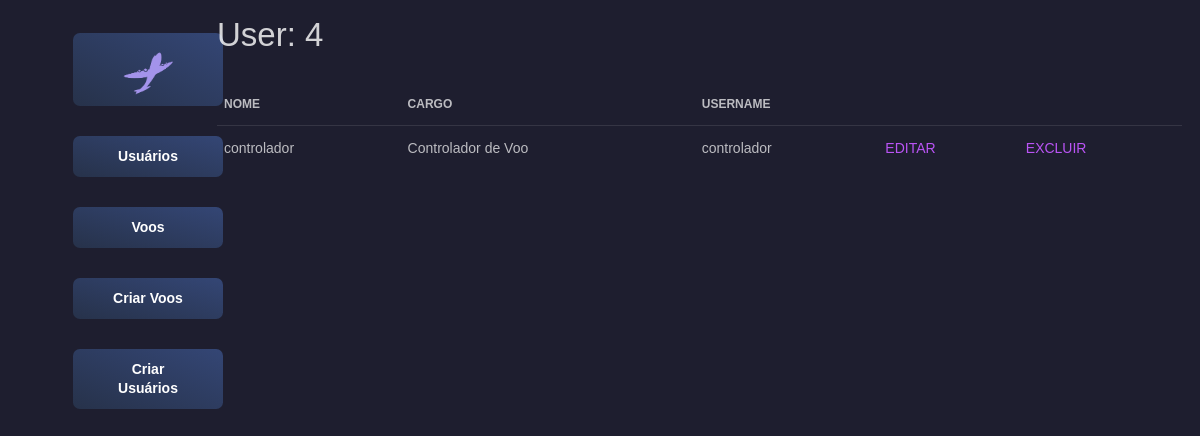
The app's page /flightmanagement/user/4, older data.
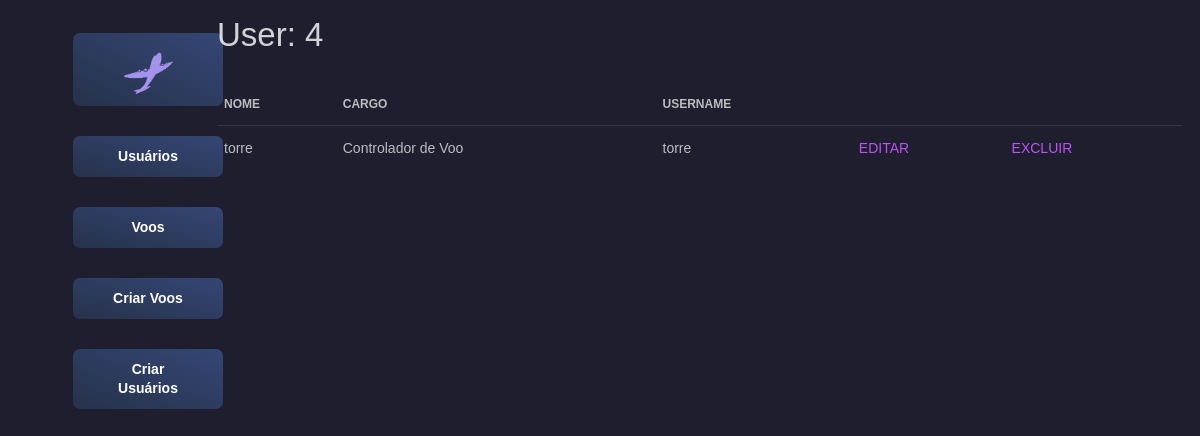
The same page, newer data.
### flight_management/models.py (models this page shows, shortened)
class User(models.Model):
    id = models.BigAutoField(primary_key=True)
    tx_name = models.CharField(max_length=42)
    nm_role = models.CharField(max_length=24, choices=Role.choices)
    tx_username = models.CharField(max_length=42)
    tx_hash_key = models.CharField(max_length=64)
    class Meta:
        db_table = 'user'

### flight_management/views.py (the view)
# urls.py: path('user/<int:pk>', views.UserDetailView.as_view(), name='user-detail'),
class UserDetailView(generic.DetailView):
    model = User

### flight_management/template/flight_management/user_detail.html (shortened to what this page needs)
{% extends "base_generic.html" %}
{% block content %}
<h1>User: {{ user.id }} </h1>
<table class="table">
    <thead>
        <tr>
            <th>Nome</th>
            <th>Cargo</th>
            <th>Username</th>
            <th></th>
            <th></th>
        </tr>
    </thead>
    <tbody>
            <tr>
                <td>{{user.tx_name}}</td>
                <td>{{user.nm_role}}</td>
                <td>{{user.tx_username}}</td>
                <td>
                    <a href="{% url 'user-update' user.id %}">EDITAR</a>
                </td>
                <td>
                    <a href="{% url 'user-delete' user.id %}">EXCLUIR</a>
                  </td>
            </tr>
    </tbody>
</table>
{% endblock %}

Row changes from the older to the newer data that the page shows:
changed User "Controlador de Voo": tx_name "controlador" → "torre"; tx_username "controlador" → "torre"
